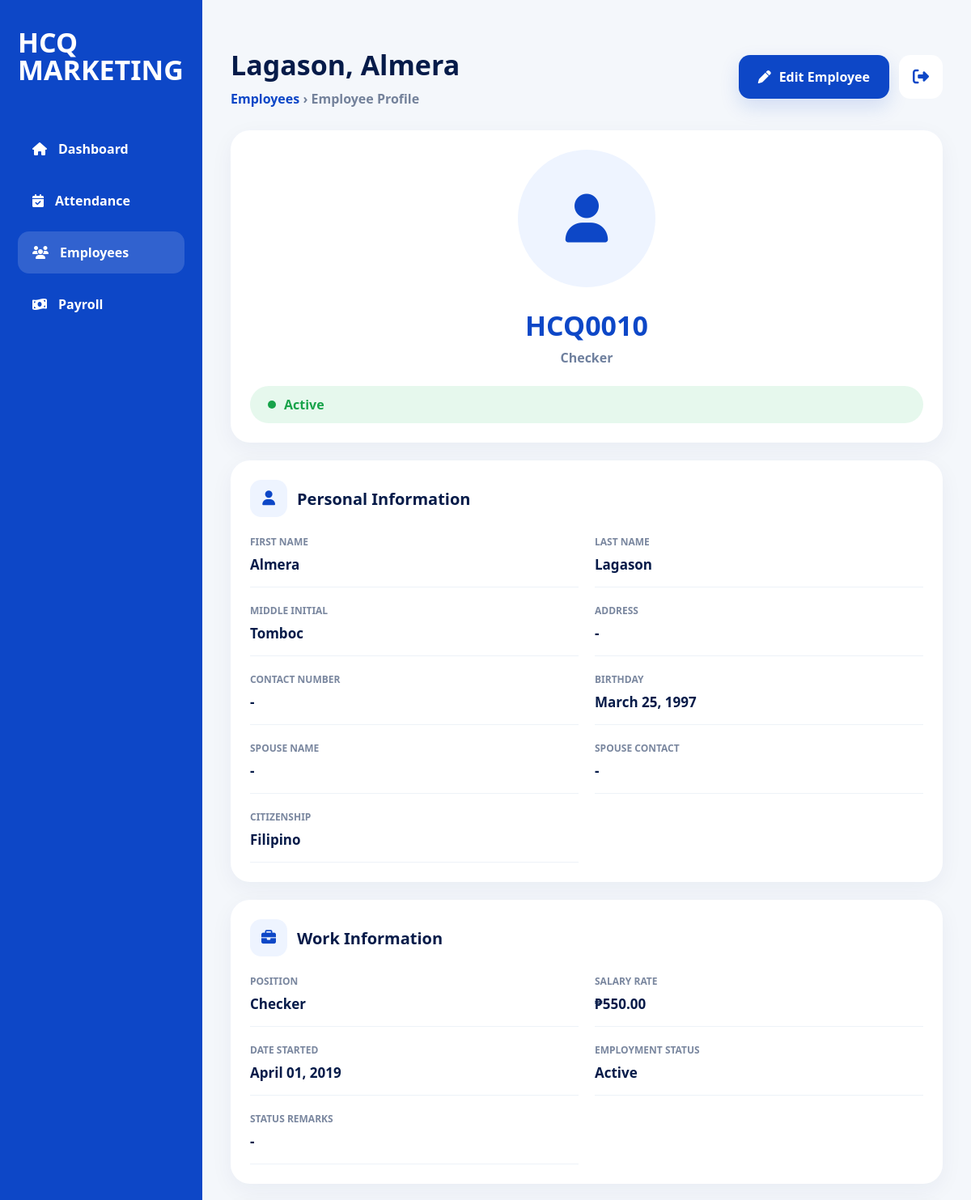
Page /employees-page/58/ (upper part) on the earlier database version.
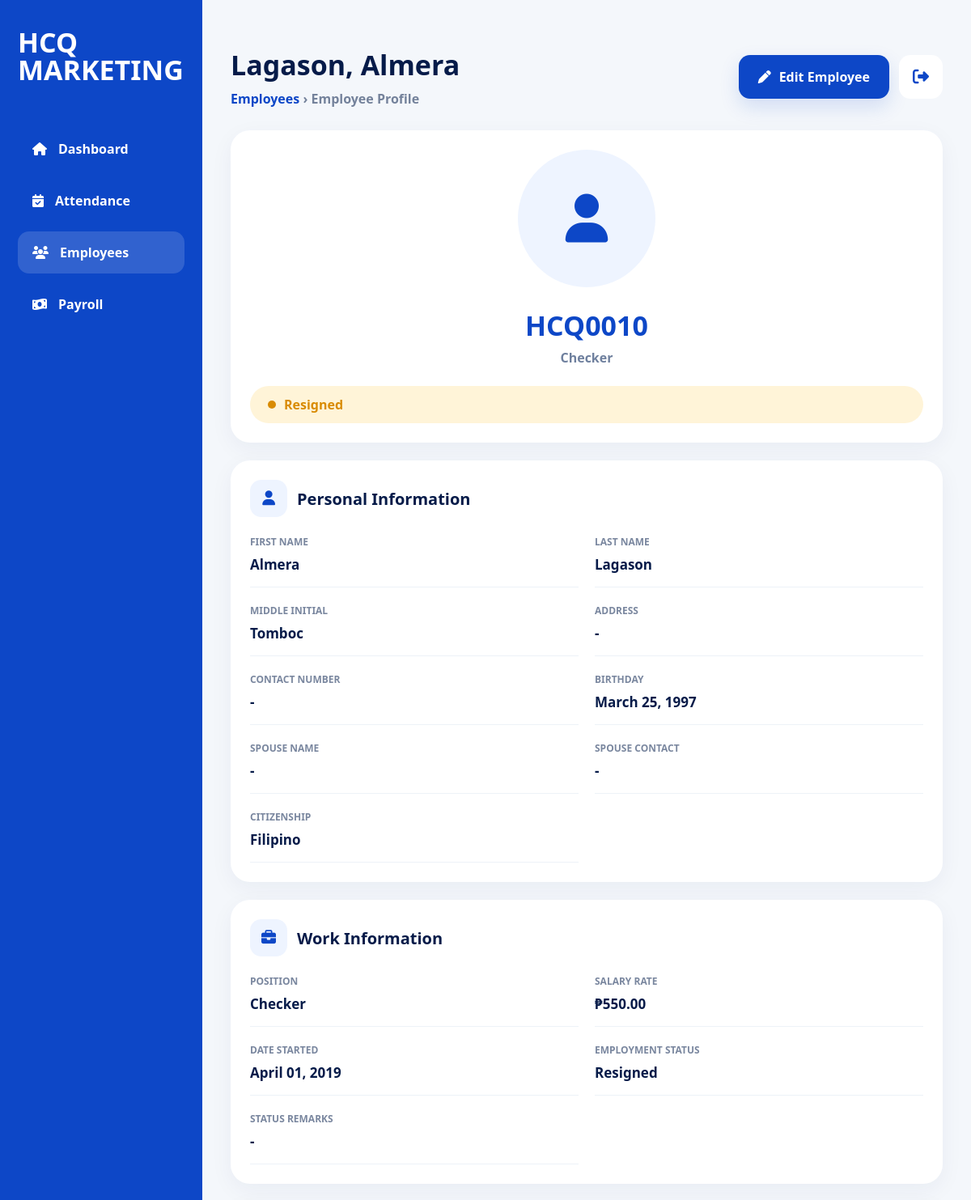
Same page on the later database version.
### employees/models.py (models this page shows, shortened)
class Employee(models.Model):
    SALARY_TYPE_CHOICES = (
        ('daily', 'Daily'),
        ('hourly', 'Hourly'),
    )
    EMPLOYMENT_STATUS_CHOICES = (
        ('ACTIVE', 'Active'),
        ('RESIGNED', 'Resigned'),
        ('MIA', 'MIA'),
        ('TERMINATED', 'Terminated'),
    )
    employee_id = models.CharField(
        max_length=10,
        unique=True,
        editable=False
    )
    first_name = models.CharField(max_length=100)
    middle_initial = models.CharField(
        max_length=50,
        blank=True,
        null=True
    )
    last_name = models.CharField(max_length=100)
    date_of_birth = models.DateField(
        blank=True,
        null=True
    )
    citizenship = models.CharField(
        max_length=100,
        blank=True,
        null=True
    )
    address = models.CharField(
        max_length=255,
        blank=True,
        null=True
    )
    contact_number = models.CharField(
        max_length=50,
        blank=True,
        null=True
    )
    spouse_name = models.CharField(
        max_length=100,
        blank=True,
        null=True
    )
    spouse_contact_number = models.CharField(
        max_length=50,
        blank=True,
        null=True
    )
    elementary = models.CharField(
        max_length=255,
        blank=True,
        null=True
    )
    elementary_year = models.CharField(
        max_length=50,
        blank=True,
        null=True
    )
    high_school = models.CharField(
        max_length=255,
        blank=True,
        null=True
    )
    high_school_year = models.CharField(
        max_length=50,
        blank=True,
        null=True
    )
    college = models.CharField(
        max_length=255,
        blank=True,
        null=True
    )
    college_year = models.CharField(
        max_length=50,
        blank=True,
        null=True
    )
    company_1 = models.CharField(
        max_length=255,
        blank=True,
        null=True
    )
    company_address_1 = models.CharField(
        max_length=255,
        blank=True,
        null=True
    )
    occupation_1 = models.CharField(
        max_length=100,
        blank=True,
        null=True
    )
    years_1 = models.CharField(
        max_length=50,
        blank=True,
        null=True
    )
    company_2 = models.CharField(
        max_length=255,
        blank=True,
        null=True
    )
    company_address_2 = models.CharField(
        max_length=255,
        blank=True,
        null=True
    )
    occupation_2 = models.CharField(
        max_length=100,
        blank=True,
        null=True
    )
    years_2 = models.CharField(
        max_length=50,
        blank=True,
        null=True
    )
    company_3 = models.CharField(
        max_length=255,
        blank=True,
        null=True
    )
    company_address_3 = models.CharField(
        max_length=255,
        blank=True,
        null=True
    )
    occupation_3 = models.CharField(
        max_length=100,
        blank=True,
        null=True
    )
    years_3 = models.CharField(
        max_length=50,
        blank=True,
        null=True
    )
    reference_name_1 = models.CharField(
        max_length=100,
        blank=True,
        null=True
    )
    reference_occupation_1 = models.CharField(
        max_length=100,
        blank=True,
        null=True
    )
    reference_contact_1 = models.CharField(
        max_length=50,
        blank=True,
        null=True
    )
    reference_name_2 = models.CharField(
        max_length=100,
        blank=True,
        null=True
    )
    reference_occupation_2 = models.CharField(
        max_length=100,
        blank=True,
        null=True
    )
    reference_contact_2 = models.CharField(
        max_length=50,
        blank=True,
        null=True
    )
    reference_name_3 = models.CharField(
        max_length=100,
        blank=True,
        null=True
    )
    reference_occupation_3 = models.CharField(
        max_length=100,
        blank=True,
        null=True
    )
    reference_contact_3 = models.CharField(
        max_length=50,
        blank=True,
        null=True
    )
    sss_number = models.CharField(
        max_length=100,
        blank=True,
        null=True
    )
    sss_file = models.FileField(
        upload_to='government_documents/sss/',
        blank=True,
        null=True
    )
    philhealth_number = models.CharField(
        max_length=100,
        blank=True,
        null=True
    )
    philhealth_file = models.FileField(
        upload_to='government_documents/philhealth/',
        blank=True,
        null=True
    )
    nbi_clearance_number = models.CharField(
        max_length=100,
        blank=True,
        null=True
    )
    nbi_clearance_file = models.FileField(
        upload_to='government_documents/nbi/',
        blank=True,
        null=True
    )
    barangay_clearance_number = models.CharField(
        max_length=100,
        blank=True,
        null=True
    )
    barangay_clearance_file = models.FileField(
        upload_to='government_documents/barangay/',
        blank=True,
        null=True
    )
    tin_number = models.CharField(
        max_length=100,
        blank=True,
        null=True
    )
    tin_file = models.FileField(
        upload_to='government_documents/tin/',
        blank=True,
        null=True
    )
    drivers_license_number = models.CharField(
        max_length=100,
        blank=True,
        null=True
    )
    drivers_license_file = models.FileField(
        upload_to='government_documents/drivers_license/',
        blank=True,
        null=True
    )
    position = models.CharField(max_length=100)
    employment_status = models.CharField(
        max_length=20,
        choices=EMPLOYMENT_STATUS_CHOICES,
        default='ACTIVE'
    )
    employment_remarks = models.TextField(
        blank=True,
        null=True
    )
    salary_type = models.CharField(
        max_length=10,
        choices=SALARY_TYPE_CHOICES,
        default='daily'
    )
    rate = models.DecimalField(
        max_digits=10,
        decimal_places=2
    )
    benefits = models.DecimalField(
        max_digits=10,
        decimal_places=2,
        default=0
    )
    date_started = models.DateField(
        blank=True,
        null=True
    )
    photo = models.ImageField(
        upload_to='employee_photos/',
        blank=True,
        null=True
    )
    qr_code = models.ImageField(
        upload_to='employee_qrcodes/',
        blank=True,
        null=True
    )
    resume = models.FileField(
        upload_to='employee_resumes/',
        blank=True,
        null=True
    )

### dashboard/views.py (the view)
# urls.py: path('employees-page/<int:employee_id>/', views.view_employee_page_view, name='view_employee_page'),
def view_employee_page_view(request, employee_id):
    employee = get_object_or_404(
        Employee,
        id=employee_id
    )
    context = {
        "employee": employee,
    }
    return render(
        request,
        "dashboard/view_employee_page.html",
        context
    )

### dashboard/templates/dashboard/view_employee_page.html (shortened to what the changed rows need)
{% load static %}
<!DOCTYPE html>
<html lang="en">
<head>
<link rel="stylesheet" href="https://cdnjs.cloudflare.com/ajax/libs/font-awesome/6.5.1/css/all.min.css">
</head>
<body>
<div class="page">
<main class="content">
<div class="topbar">
    <div>
        <h1>
            {{ employee.last_name }}, {{ employee.first_name }}
        </h1>
        <div class="breadcrumb">
            <a href="/employees-page/">Employees</a>
            › Employee Profile
        </div>
    </div>
</div>
<div class="grid">
<section class="card profile-card">
    <div class="avatar">
        {% if employee.photo %}
            <img src="{{ employee.photo.url }}">
        {% else %}
            <i class="fa-solid fa-user"></i>
        {% endif %}
    </div>
    <div class="employee-id">
        {{ employee.employee_id }}
    </div>
    <div class="employee-role">
        {{ employee.position|default:"Employee" }}
    </div>
    <div class="
        status
        {% if employee.employment_status == 'ACTIVE' %}
            status-active
        {% elif employee.employment_status == 'RESIGNED' %}
            status-resigned
        {% elif employee.employment_status == 'MIA' %}
            status-mia
        {% elif employee.employment_status == 'TERMINATED' %}
            status-terminated
        {% else %}
            status-active
        {% endif %}
    ">
        <span></span>
        {{ employee.get_employment_status_display|default:"Active" }}
    </div>
</section>
<section class="card personal-card">
    <div class="info-grid">
        <div class="info-box">
            <div class="info-label">First Name</div>
            <div class="info-value">{{ employee.first_name|default:"-" }}</div>
        </div>
        <div class="info-box">
            <div class="info-label">Last Name</div>
            <div class="info-value">{{ employee.last_name|default:"-" }}</div>
        </div>
        <div class="info-box">
            <div class="info-label">Middle Initial</div>
            <div class="info-value">{{ employee.middle_initial|default:"-" }}</div>
        </div>
        <div class="info-box">
            <div class="info-label">Address</div>
            <div class="info-value">{{ employee.address|default:"-" }}</div>
        </div>
        <div class="info-box">
            <div class="info-label">Contact Number</div>
            <div class="info-value">{{ employee.contact_number|default:"-" }}</div>
        </div>
        <div class="info-box">
            <div class="info-label">Birthday</div>
            <div class="info-value">{{ employee.date_of_birth|date:'F d, Y'|default:"-" }}</div>
        </div>
        <div class="info-box">
            <div class="info-label">Spouse Name</div>
            <div class="info-value">{{ employee.spouse_name|default:"-" }}</div>
        </div>
        <div class="info-box">
            <div class="info-label">Spouse Contact</div>
            <div class="info-value">{{ employee.spouse_contact_number|default:"-" }}</div>
        </div>
        <div class="info-box">
            <div class="info-label">Citizenship</div>
            <div class="info-value">{{ employee.citizenship|default:"Filipino" }}</div>
        </div>
    </div>
</section>
<section class="card work-card">
    <div class="info-grid">
        <div class="info-box">
            <div class="info-label">Position</div>
            <div class="info-value">{{ employee.position|default:"-" }}</div>
        </div>
        <div class="info-box">
            <div class="info-label">Salary Rate</div>
            <div class="info-value">₱{{ employee.rate|default:"0.00" }}</div>
        </div>
        <div class="info-box">
            <div class="info-label">Date Started</div>
            <div class="info-value">{{ employee.date_started|date:'F d, Y'|default:"-" }}</div>
        </div>
        <div class="info-box">
            <div class="info-label">Employment Status</div>
            <div class="info-value">{{ employee.get_employment_status_display|default:"Active" }}</div>
        </div>
        <div class="info-box">
            <div class="info-label">Status Remarks</div>
            <div class="info-value">{{ employee.employment_remarks|default:"-" }}</div>
        </div>
    </div>
</section>
</div>
</main>
</div>
</body>
</html>

Differences in the rows shown:
changed Employee "Lagason": employment_status "Active" → "Resigned"
